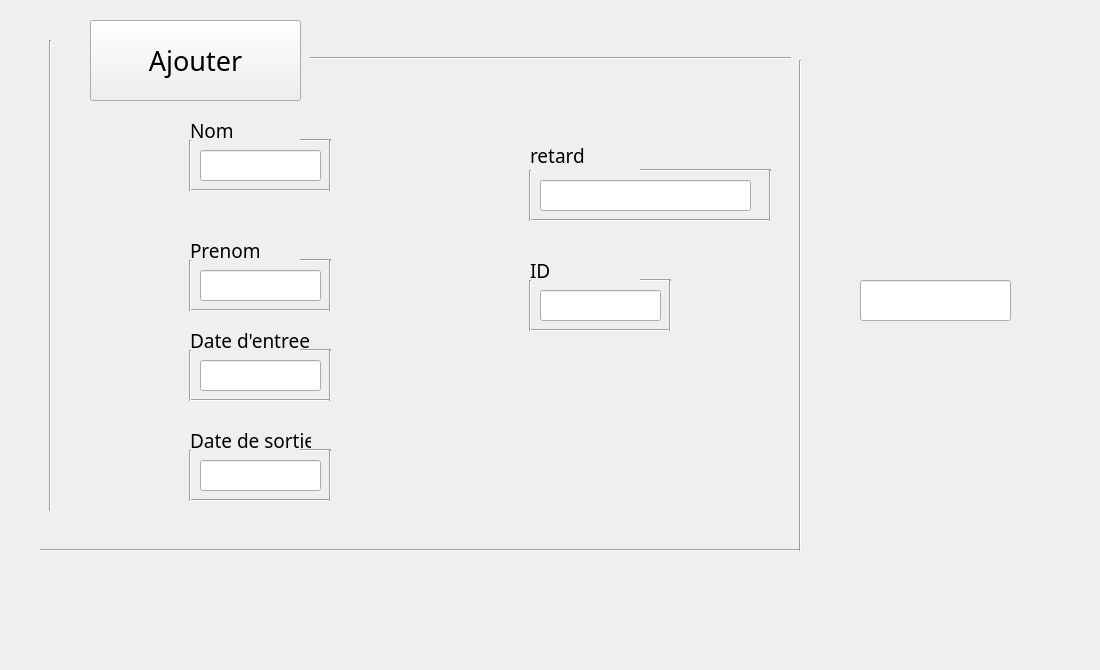
   <widget class="QWidget" name="tab">
    <attribute name="title">
     <string>Ajout</string>
    </attribute>
    <widget class="QLineEdit" name="lineEdit">
     <property name="geometry">
      <rect>
       <x>200</x>
       <y>150</y>
       <width>121</width>
       <height>31</height>
      </rect>
     </property>
     <property name="font">
      <font>
       <family>Bahnschrift</family>
       <pointsize>10</pointsize>
      </font>
     </property>
    </widget>
    <widget class="QLineEdit" name="lineEdit_2">
     <property name="geometry">
      <rect>
       <x>200</x>
       <y>270</y>
       <width>121</width>
       <height>31</height>
      </rect>
     </property>
     <property name="font">
      <font>
       <family>Bahnschrift</family>
       <pointsize>10</pointsize>
      </font>
     </property>
    </widget>
    <widget class="QLineEdit" name="lineEdit_3">
     <property name="geometry">
      <rect>
       <x>200</x>
       <y>360</y>
       <width>121</width>
       <height>31</height>
      </rect>
     </property>
     <property name="font">
      <font>
       <family>Bahnschrift</family>
       <pointsize>10</pointsize>
      </font>
     </property>
     <property name="readOnly">
      <bool>true</bool>
     </property>
    </widget>
    <widget class="QLineEdit" name="lineEdit_4">
     <property name="geometry">
      <rect>
       <x>200</x>
       <y>460</y>
       <width>121</width>
       <height>31</height>
      </rect>
     </property>
     <property name="font">
      <font>
       <family>Bahnschrift</family>
       <pointsize>10</pointsize>
      </font>
     </property>
     <property name="readOnly">
      <bool>true</bool>
     </property>
    </widget>
    <widget class="QLineEdit" name="lineEdit_5">
     <property name="geometry">
      <rect>
       <x>540</x>
       <y>180</y>
       <width>211</width>
       <height>31</height>
      </rect>
     </property>
     <property name="font">
      <font>
       <family>Bahnschrift</family>
       <pointsize>10</pointsize>
      </font>
     </property>
     <property name="readOnly">
      <bool>true</bool>
     </property>
    </widget>
    <widget class="QLineEdit" name="lineEdit_6">
     <property name="geometry">
      <rect>
       <x>540</x>
       <y>290</y>
       <width>121</width>
       <height>31</height>
      </rect>
     </property>
     <property name="font">
      <font>
       <family>Bahnschrift</family>
       <pointsize>10</pointsize>
      </font>
     </property>
    </widget>
    <widget class="QLineEdit" name="lineEdit_19">
     <property name="geometry">
      <rect>
       <x>860</x>
       <y>280</y>
       <width>151</width>
       <height>41</height>
      </rect>
     </property>
     <property name="font">
      <font>
       <family>Bahnschrift</family>
       <pointsize>20</pointsize>
      </font>
     </property>
     <property name="text">
      <string/>
     </property>
    </widget>
    <widget class="Line" name="line">
     <property name="geometry">
      <rect>
       <x>310</x>
       <y>50</y>
       <width>481</width>
       <height>16</height>
      </rect>
     </property>
     <property name="orientation">
      <enum>Qt::Horizontal</enum>
     </property>
    </widget>
    <widget class="Line" name="line_2">
     <property name="geometry">
      <rect>
       <x>40</x>
       <y>540</y>
       <width>761</width>
       <height>20</height>
      </rect>
     </property>
     <property name="orientation">
      <enum>Qt::Horizontal</enum>
     </property>
    </widget>
    <widget class="Line" name="line_3">
     <property name="geometry">
      <rect>
       <x>790</x>
       <y>60</y>
       <width>20</width>
       <height>491</height>
      </rect>
     </property>
     <property name="orientation">
      <enum>Qt::Vertical</enum>
     </property>
    </widget>
    <widget class="Line" name="line_4">
     <property name="geometry">
      <rect>
       <x>40</x>
       <y>40</y>
       <width>20</width>
       <height>471</height>
      </rect>
     </property>
     <property name="orientation">
      <enum>Qt::Vertical</enum>
     </property>
    </widget>
    <widget class="QLabel" name="label_3">
     <property name="geometry">
      <rect>
       <x>50</x>
       <y>20</y>
       <width>71</width>
       <height>71</height>
      </rect>
     </property>
     <property name="text">
      <string/>
     </property>
    </widget>
    <widget class="QLabel" name="label_4">
     <property name="geometry">
      <rect>
       <x>830</x>
       <y>220</y>
       <width>61</width>
       <height>61</height>
      </rect>
     </property>
     <property name="text">
      <string/>
     </property>
    </widget>
    <widget class="Line" name="line_5">
     <property name="geometry">
      <rect>
       <x>190</x>
       <y>180</y>
       <width>141</width>
       <height>20</height>
      </rect>
     </property>
     <property name="orientation">
      <enum>Qt::Horizontal</enum>
     </property>
    </widget>
    <widget class="Line" name="line_6">
     <property name="geometry">
      <rect>
       <x>300</x>
       <y>250</y>
       <width>31</width>
       <height>20</height>
      </rect>
     </property>
     <property name="orientation">
      <enum>Qt::Horizontal</enum>
     </property>
    </widget>
    <widget class="Line" name="line_7">
     <property name="geometry">
      <rect>
       <x>190</x>
       <y>300</y>
       <width>141</width>
       <height>20</height>
      </rect>
     </property>
     <property name="orientation">
      <enum>Qt::Horizontal</enum>
     </property>
    </widget>
    <widget class="Line" name="line_8">
     <property name="geometry">
      <rect>
       <x>300</x>
       <y>340</y>
       <width>31</width>
       <height>20</height>
      </rect>
     </property>
     <property name="orientation">
      <enum>Qt::Horizontal</enum>
     </property>
    </widget>
    <widget class="Line" name="line_9">
     <property name="geometry">
      <rect>
       <x>190</x>
       <y>390</y>
       <width>141</width>
       <height>20</height>
      </rect>
     </property>
     <property name="orientation">
      <enum>Qt::Horizontal</enum>
     </property>
    </widget>
    <widget class="Line" name="line_10">
     <property name="geometry">
      <rect>
       <x>300</x>
       <y>440</y>
       <width>31</width>
       <height>20</height>
      </rect>
     </property>
     <property name="orientation">
      <enum>Qt::Horizontal</enum>
     </property>
    </widget>
    <widget class="Line" name="line_11">
     <property name="geometry">
      <rect>
       <x>190</x>
       <y>490</y>
       <width>141</width>
       <height>20</height>
      </rect>
     </property>
     <property name="orientation">
      <enum>Qt::Horizontal</enum>
     </property>
    </widget>
    <widget class="Line" name="line_14">
     <property name="geometry">
      <rect>
       <x>530</x>
       <y>320</y>
       <width>141</width>
       <height>20</height>
      </rect>
     </property>
     <property name="orientation">
      <enum>Qt::Horizontal</enum>
     </property>
    </widget>
    <widget class="Line" name="line_15">
     <property name="geometry">
      <rect>
       <x>640</x>
       <y>270</y>
       <width>31</width>
       <height>20</height>
      </rect>
     </property>
     <property name="orientation">
      <enum>Qt::Horizontal</enum>
     </property>
    </widget>
    <widget class="Line" name="line_16">
     <property name="geometry">
      <rect>
       <x>530</x>
       <y>210</y>
       <width>241</width>
       <height>20</height>
      </rect>
     </property>
     <property name="orientation">
      <enum>Qt::Horizontal</enum>
     </property>
    </widget>
    <widget class="Line" name="line_17">
     <property name="geometry">
      <rect>
       <x>640</x>
       <y>160</y>
       <width>131</width>
       <height>20</height>
      </rect>
     </property>
     <property name="orientation">
      <enum>Qt::Horizontal</enum>
     </property>
    </widget>
    <widget class="Line" name="line_18">
     <property name="geometry">
      <rect>
       <x>300</x>
       <y>130</y>
       <width>31</width>
       <height>20</height>
      </rect>
     </property>
     <property name="orientation">
      <enum>Qt::Horizontal</enum>
     </property>
    </widget>
    <widget class="Line" name="line_19">
     <property name="geometry">
      <rect>
       <x>320</x>
       <y>140</y>
       <width>20</width>
       <height>51</height>
      </rect>
     </property>
     <property name="orientation">
      <enum>Qt::Vertical</enum>
     </property>
    </widget>
    <widget class="Line" name="line_20">
     <property name="geometry">
      <rect>
       <x>180</x>
       <y>140</y>
       <width>20</width>
       <height>51</height>
      </rect>
     </property>
     <property name="orientation">
      <enum>Qt::Vertical</enum>
     </property>
    </widget>
    <widget class="Line" name="line_21">
     <property name="geometry">
      <rect>
       <x>320</x>
       <y>260</y>
       <width>20</width>
       <height>51</height>
      </rect>
     </property>
     <property name="orientation">
      <enum>Qt::Vertical</enum>
     </property>
    </widget>
    <widget class="Line" name="line_22">
     <property name="geometry">
      <rect>
       <x>180</x>
       <y>260</y>
       <width>20</width>
       <height>51</height>
      </rect>
     </property>
     <property name="orientation">
      <enum>Qt::Vertical</enum>
     </property>
    </widget>
    <widget class="Line" name="line_23">
     <property name="geometry">
      <rect>
       <x>320</x>
       <y>350</y>
       <width>20</width>
       <height>51</height>
      </rect>
     </property>
     <property name="orientation">
      <enum>Qt::Vertical</enum>
     </property>
    </widget>
    <widget class="Line" name="line_24">
     <property name="geometry">
      <rect>
       <x>180</x>
       <y>350</y>
       <width>20</width>
       <height>51</height>
      </rect>
     </property>
     <property name="orientation">
      <enum>Qt::Vertical</enum>
     </property>
    </widget>
    <widget class="Line" name="line_25">
     <property name="geometry">
      <rect>
       <x>320</x>
       <y>450</y>
       <width>20</width>
       <height>51</height>
      </rect>
     </property>
     <property name="orientation">
      <enum>Qt::Vertical</enum>
     </property>
    </widget>
    <widget class="Line" name="line_26">
     <property name="geometry">
      <rect>
       <x>180</x>
       <y>450</y>
       <width>20</width>
       <height>51</height>
      </rect>
     </property>
     <property name="orientation">
      <enum>Qt::Vertical</enum>
     </property>
    </widget>
    <widget class="Line" name="line_29">
     <property name="geometry">
      <rect>
       <x>660</x>
       <y>280</y>
       <width>20</width>
       <height>51</height>
      </rect>
     </property>
     <property name="orientation">
      <enum>Qt::Vertical</enum>
     </property>
    </widget>
    <widget class="Line" name="line_30">
     <property name="geometry">
      <rect>
       <x>520</x>
       <y>280</y>
       <width>20</width>
       <height>51</height>
      </rect>
     </property>
     <property name="orientation">
      <enum>Qt::Vertical</enum>
     </property>
    </widget>
    <widget class="Line" name="line_31">
     <property name="geometry">
      <rect>
       <x>520</x>
       <y>170</y>
       <width>20</width>
       <height>51</height>
      </rect>
     </property>
     <property name="orientation">
      <enum>Qt::Vertical</enum>
     </property>
    </widget>
    <widget class="Line" name="line_32">
     <property name="geometry">
      <rect>
       <x>760</x>
       <y>170</y>
       <width>20</width>
       <height>51</height>
      </rect>
     </property>
     <property name="orientation">
      <enum>Qt::Vertical</enum>
     </property>
    </widget>
    <widget class="QLabel" name="label_5">
     <property name="geometry">
      <rect>
       <x>0</x>
       <y>0</y>
       <width>1091</width>
       <height>661</height>
      </rect>
     </property>
     <property name="text">
      <string/>
     </property>
    </widget>
    <widget class="QLabel" name="label_7">
     <property name="geometry">
      <rect>
       <x>190</x>
       <y>120</y>
       <width>71</width>
       <height>21</height>
      </rect>
     </property>
     <property name="font">
      <font>
       <family>Bahnschrift</family>
       <pointsize>14</pointsize>
      </font>
     </property>
     <property name="text">
      <string>Nom</string>
     </property>
    </widget>
    <widget class="QLabel" name="label_8">
     <property name="geometry">
      <rect>
       <x>190</x>
       <y>240</y>
       <width>71</width>
       <height>21</height>
      </rect>
     </property>
     <property name="font">
      <font>
       <family>Bahnschrift</family>
       <pointsize>14</pointsize>
      </font>
     </property>
     <property name="text">
      <string>Prenom</string>
     </property>
    </widget>
    <widget class="QLabel" name="label_9">
     <property name="geometry">
      <rect>
       <x>190</x>
       <y>330</y>
       <width>121</width>
       <height>20</height>
      </rect>
     </property>
     <property name="font">
      <font>
       <family>Bahnschrift</family>
       <pointsize>14</pointsize>
      </font>
     </property>
     <property name="text">
      <string>Date d'entree</string>
     </property>
    </widget>
    <widget class="QLabel" name="label_10">
     <property name="geometry">
      <rect>
       <x>190</x>
       <y>430</y>
       <width>121</width>
       <height>21</height>
      </rect>
     </property>
     <property name="font">
      <font>
       <family>Bahnschrift</family>
       <pointsize>14</pointsize>
      </font>
     </property>
     <property name="text">
      <string>Date de sortie</string>
     </property>
    </widget>
    <widget class="QLabel" name="label_11">
     <property name="geometry">
      <rect>
       <x>530</x>
       <y>140</y>
       <width>101</width>
       <height>31</height>
      </rect>
     </property>
     <property name="font">
      <font>
       <family>Bahnschrift</family>
       <pointsize>14</pointsize>
      </font>
     </property>
     <property name="text">
      <string>retard</string>
     </property>
    </widget>
    <widget class="QLabel" name="label_12">
     <property name="geometry">
      <rect>
       <x>530</x>
       <y>260</y>
       <width>51</width>
       <height>21</height>
      </rect>
     </property>
     <property name="font">
      <font>
       <family>Bahnschrift</family>
       <pointsize>14</pointsize>
      </font>
     </property>
     <property name="text">
      <string>ID</string>
     </property>
    </widget>
    <widget class="QPushButton" name="pushButton_9">
     <property name="geometry">
      <rect>
       <x>90</x>
       <y>20</y>
       <width>211</width>
       <height>81</height>
      </rect>
     </property>
     <property name="font">
      <font>
       <family>Bahnschrift</family>
       <pointsize>20</pointsize>
      </font>
     </property>
     <property name="text">
      <string>Ajouter</string>
     </property>
    </widget>
    <zorder>label_5</zorder>
    <zorder>pushButton_9</zorder>
    <zorder>lineEdit</zorder>
    <zorder>lineEdit_2</zorder>
    <zorder>lineEdit_3</zorder>
    <zorder>lineEdit_4</zorder>
    <zorder>lineEdit_5</zorder>
    <zorder>lineEdit_6</zorder>
    <zorder>lineEdit_19</zorder>
    <zorder>line</zorder>
    <zorder>line_2</zorder>
    <zorder>line_3</zorder>
    <zorder>line_4</zorder>
    <zorder>label_4</zorder>
    <zorder>line_5</zorder>
    <zorder>line_6</zorder>
    <zorder>line_7</zorder>
    <zorder>line_8</zorder>
    <zorder>line_9</zorder>
    <zorder>line_10</zorder>
    <zorder>line_11</zorder>
    <zorder>line_14</zorder>
    <zorder>line_15</zorder>
    <zorder>line_16</zorder>
    <zorder>line_17</zorder>
    <zorder>line_18</zorder>
    <zorder>line_19</zorder>
    <zorder>line_20</zorder>
    <zorder>line_21</zorder>
    <zorder>line_22</zorder>
    <zorder>line_23</zorder>
    <zorder>line_24</zorder>
    <zorder>line_25</zorder>
    <zorder>line_26</zorder>
    <zorder>line_29</zorder>
    <zorder>line_30</zorder>
    <zorder>line_31</zorder>
    <zorder>line_32</zorder>
    <zorder>label_7</zorder>
    <zorder>label_8</zorder>
    <zorder>label_9</zorder>
    <zorder>label_10</zorder>
    <zorder>label_11</zorder>
    <zorder>label_12</zorder>
    <zorder>label_3</zorder>
   </widget>
